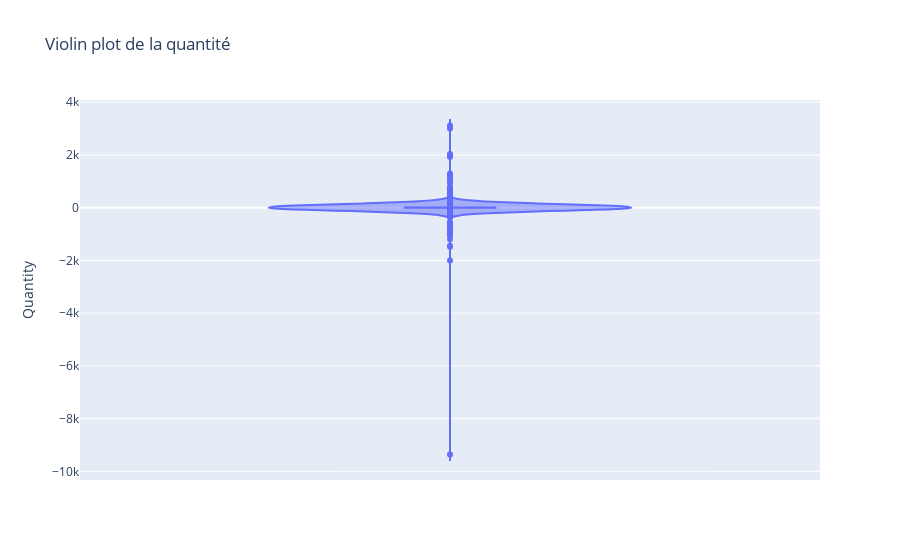

This figure's notebook cell:
### Markdown cell above
On remarque que Quantity s'étend de -80995 à 80995 avec une moyenne de 9.5 et un écart type de 218. Cela indique une forte présence d'outliers. Ceci est confirmé par le graph ci-dessous:

### Code cell
df = data.select("Quantity").sample(0.1, seed=42).toPandas()
fig = px.violin(
    df,
    y="Quantity",
    box=True,
    points="outliers",
    title="Violin plot de la quantité"
)
fig.show()

### Figure 1 — Plotly figure (JSON) as saved in the notebook; plotly's stock layout.template omitted (floating-point values rounded to 4 significant figures; data arrays with more than 128 entries replaced by an {"elided": "..."} marker saying what was removed)
{"data": [{"alignmentgroup": "True", "box": {"visible": true}, "hovertemplate": "Quantity=%{y}<extra></extra>", "legendgroup": "", "marker": {"color": "#636efa"}, "name": "", "offsetgroup": "", "orientation": "v", "points": "outliers", "scalegroup": "True", "showlegend": false, "type": "violin", "x0": " ", "xaxis": "x", "y": {"elided": "54328 int values"}, "y0": " ", "yaxis": "y"}], "layout": {"legend": {"tracegroupgap": 0}, "title": {"text": "Violin plot de la quantité"}, "violinmode": "group", "xaxis": {"anchor": "y", "domain": [0, 1]}, "yaxis": {"anchor": "x", "domain": [0, 1], "title": {"text": "Quantity"}}}}
